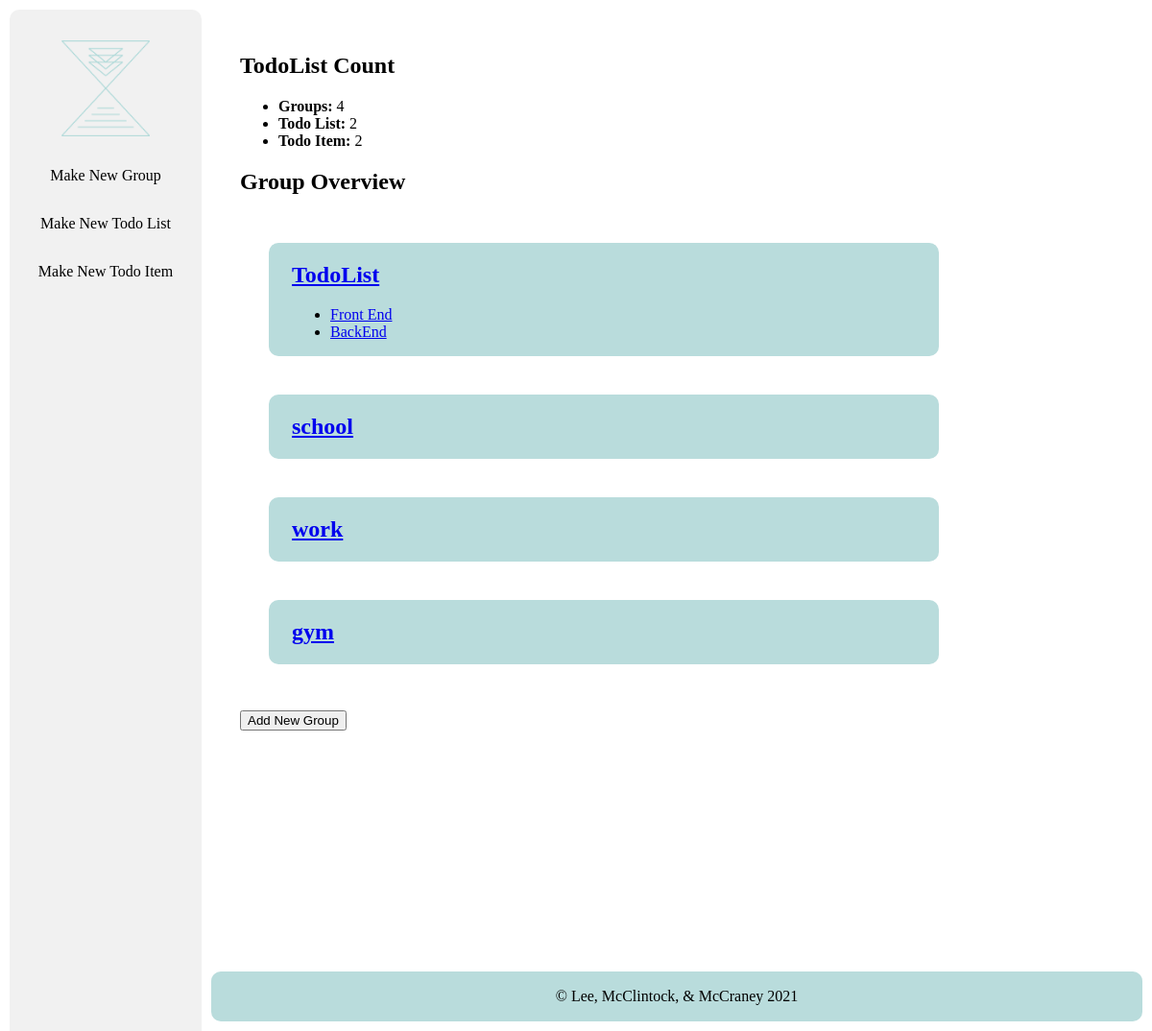
Before: / with the older database file.
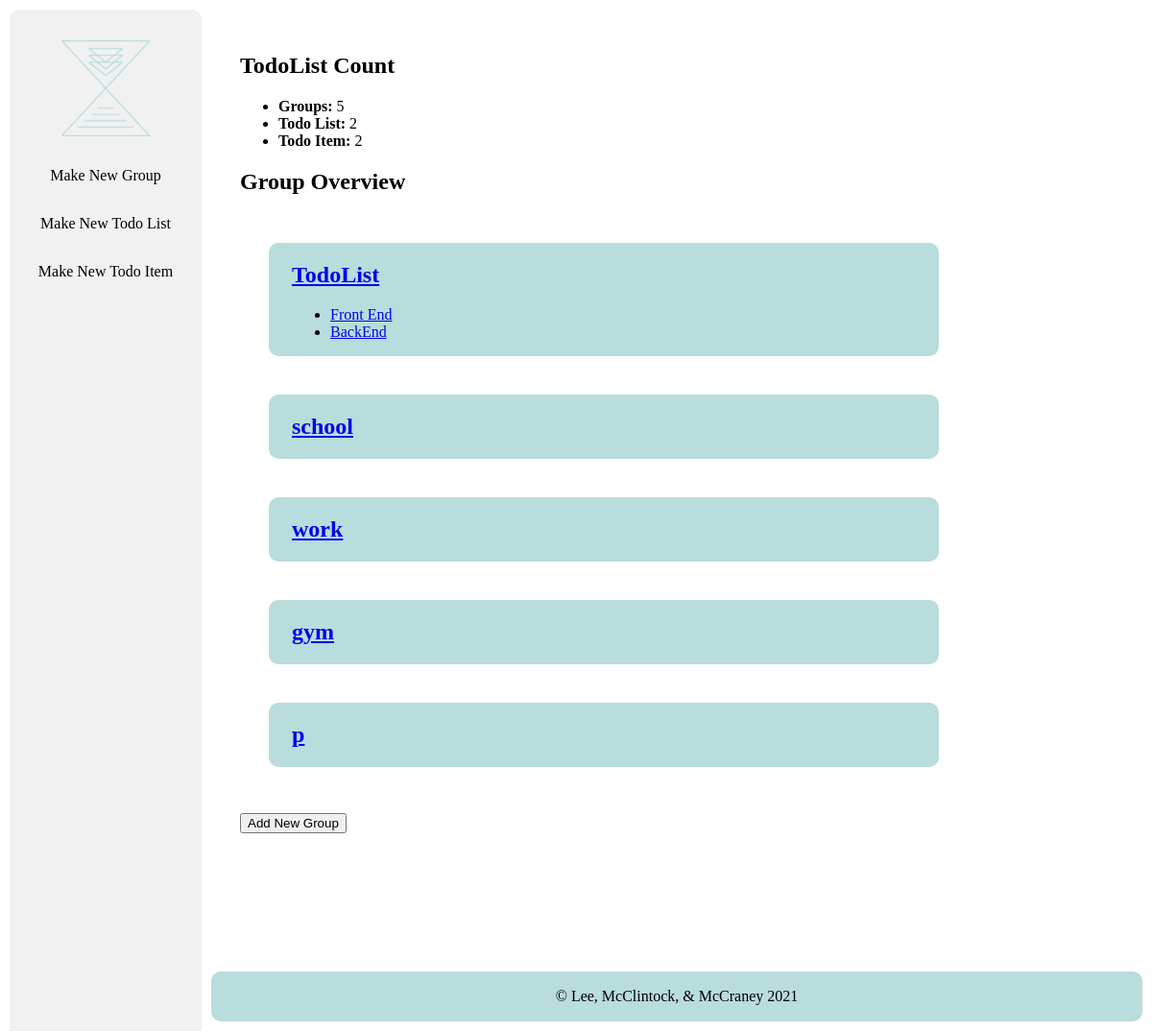
After: the same page with the newer database file.
### calendarApp/models.py (models this page shows, shortened)
class Group(models.Model):
    name = models.CharField(max_length=200)
    def __str__(self):
        return self.name

class TodoList(models.Model):
    group = models.ForeignKey(Group, on_delete=models.CASCADE)
    name = models.CharField(max_length=200)
    def getGroup(self):
        return str(self.group)

### calendarApp/views.py (the view)
# urls.py: path('', views.index, name='index'),
def index(request):
    num_Groups = Group.objects.all().count()
    num_TodoList = TodoList.objects.all().count()
    num_TodoItem = TodoItem.objects.all().count()
    groups = Group.objects.all()
    todoLists = TodoList.objects.all()
    todoItems = TodoItem.objects.all()
    context = {
        "num_Groups": num_Groups,
        "num_TodoList": num_TodoList,
        "num_TodoItem": num_TodoItem,
        "groups": groups,
        "todoLists": todoLists,
        "todoItems": todoItems,
    }
    return render(request, "index.html", context=context)

### calendarApp/templates/index.html
{% extends "base_generic.html" %}
{% block content %}
<div class="content">
  <div class="main">
    <h2>TodoList Count</h2>
    <ul>
      <li><strong>Groups:</strong> {{ num_Groups }}</li>
      <li><strong>Todo List:</strong> {{ num_TodoList }}</li>
      <li><strong>Todo Item:</strong> {{ num_TodoItem }}</li>
    </ul>
    <h2>Group Overview</h2>
    {% if groups %}
      <div class="indexOverview">
        {% for group in groups %}
          <div class="groups">
            <h2><a href="/{{group.name}}">{{group.name}}</a></h2>
            <ul class="todoList">
            {% for todoList in todoLists %}
              {% if todoList.getGroup == group.name %}
                <li><a href="/{{todoList.group}}/{{todoList.name}}">{{todoList.name}}</a></li>
              {% endif %}
            {% endfor %}
            </ul>
          </div>
        {% endfor %}
      </div>
      <br>
      <button onclick="location.href='/makeNewGroup'">Add New Group</button>
    {% endif %}
  </div>
</div>
{% endblock %}

Changed rows visible on the page:
added Group: name "p"
Other visible differences:
{{ num_Groups }}: "4" → "5"
